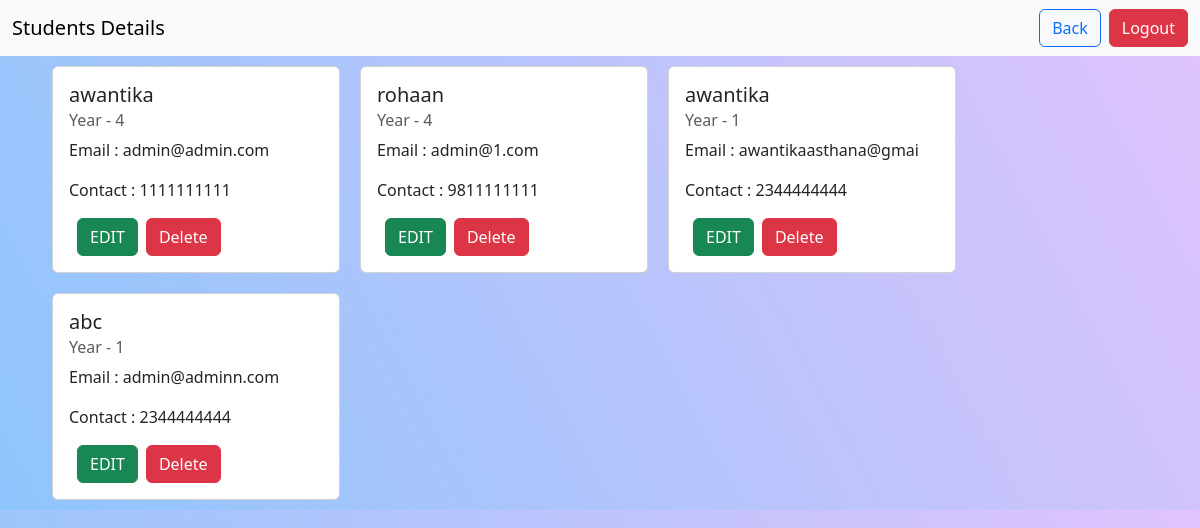
/staff/studentdetail.php (signed in), run on the app's committed database.
### tables this page shows
CREATE TABLE `student` (
  `name` text NOT NULL,
  `email` varchar(20) NOT NULL,
  `password` varchar(10) NOT NULL,
  `dob` date NOT NULL,
  `year` int(4) NOT NULL,
  `contact` varchar(10) NOT NULL
);

### staff/studentdetail.php (the view, shortened to what this page needs)
<?php
include "../backend/connection.php";
if (isset($_SESSION["loggedin"]) && isset($_SESSION["staff"])) {
    $sql = "select * from student;";
    $result = mysqli_query($conn, $sql);
} else {
    echo "<script>
alert('Login First');
window.location.href = '/hostel/';
</script>";
}
?>
<!DOCTYPE html>
<html lang="en">
<head>
    <link href="https://cdn.jsdelivr.net/npm/bootstrap@5.3.3/dist/css/bootstrap.min.css" rel="stylesheet"
>
    <link rel="stylesheet" href="../style/style.css">
</head>
<body>
<nav class="navbar bg-body-tertiary">
  <div class="container-fluid">
    <a class="navbar-brand">Students Details</a>
    <div class="d-flex" >
    <a class="btn btn-outline-primary mx-2" href="./dashboard.php">Back</a>
    <a class="btn btn-danger" href="./backend/logout.php">Logout</a>
    </div>
  </div>
</nav>
    <div class="container ">
        <div class="card-container">
            <?php
            foreach ($result as $row):
                ?>
                <div class="card" style="width: 18rem;">
                    <div class="card-body">
                        <h5 class="card-title"><?= $row["name"] ?></h5>
                        <h6 class="card-subtitle mb-2 text-body-secondary">Year - <?= $row["year"] ?></h6>
                        <p class="card-text">Email : <?= $row["email"] ?></p>
                        <p class="card-text">Contact : <?= $row["contact"] ?></p>
                    <div class="d-flex">
                    <a href="/hostel/editDetail.php/?email=<?=$row["email"]?>" class="btn btn-success mx-2">EDIT</a>
                        <form action="backend/delete_backend.php" method="POST" onsubmit="return confirm('Are you sure you want to Delete this user?');">
                            <input class="btn btn-danger" type="submit" name="delete" value="Delete" />   </form>
                    </div>
                    </div>
                </div>
                <?php
            endforeach;
            ?>
        </div>
    </div>
</body>
</html>

### style/style.css (style rules this page uses)
body { background-color: #8EC5FC; background-image: linear-gradient(62deg, #8EC5FC 0%, #E0C3FC 100%); }
.container .card-container { display: flex; flex-wrap: wrap; }
.container .card-container .card { margin: 10px; }

### data on the page
student: name "awantika", year "4", email "admin@admin.com", contact "1111111111"
student: name "rohaan", year "4", email "admin@1.com", contact "9811111111"
student: name "awantika", year "1", email "awantikaasthana@gmai", contact "2344444444"
student: name "abc", year "1", email "admin@adminn.com", contact "2344444444"
